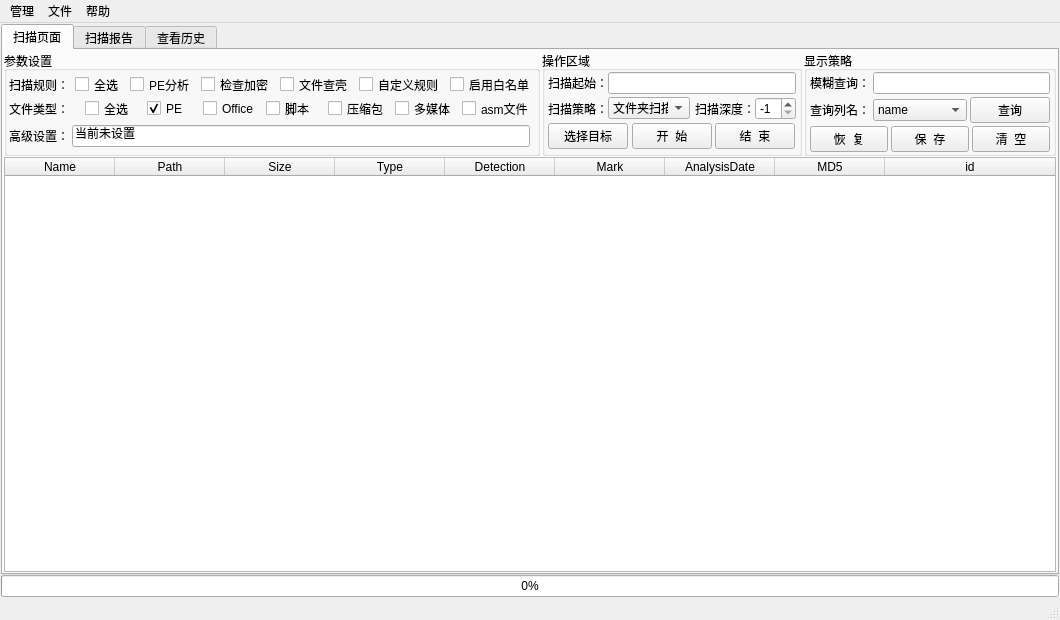
<?xml version="1.0" encoding="UTF-8"?>
<ui version="4.0">
 <class>MainWindow</class>
 <widget class="QMainWindow" name="MainWindow">
  <property name="geometry">
   <rect>
    <x>0</x>
    <y>0</y>
    <width>1060</width>
    <height>620</height>
   </rect>
  </property>
  <property name="windowTitle">
   <string>Static Malware Analysis &amp; Report Tool</string>
  </property>
  <widget class="QWidget" name="centralwidget">
   <layout class="QVBoxLayout" name="verticalLayout_2">
    <property name="leftMargin">
     <number>1</number>
    </property>
    <property name="topMargin">
     <number>1</number>
    </property>
    <property name="rightMargin">
     <number>1</number>
    </property>
    <property name="bottomMargin">
     <number>1</number>
    </property>
    <item>
     <layout class="QVBoxLayout" name="verticalLayout">
      <property name="spacing">
       <number>0</number>
      </property>
      <item>
       <widget class="QTabWidget" name="tabWidget">
        <property name="currentIndex">
         <number>0</number>
        </property>
        <widget class="QWidget" name="tab">
         <attribute name="title">
          <string>扫描页面</string>
         </attribute>
         <layout class="QVBoxLayout" name="verticalLayout_4">
          <property name="leftMargin">
           <number>1</number>
          </property>
          <property name="topMargin">
           <number>1</number>
          </property>
          <property name="rightMargin">
           <number>1</number>
          </property>
          <property name="bottomMargin">
           <number>1</number>
          </property>
          <item>
           <layout class="QVBoxLayout" name="verticalLayout_3">
            <property name="spacing">
             <number>1</number>
            </property>
            <item>
             <layout class="QHBoxLayout" name="horizontalLayout_9" stretch="6,3,3">
              <property name="spacing">
               <number>2</number>
              </property>
              <item>
               <widget class="QGroupBox" name="groupBox_4">
                <property name="maximumSize">
                 <size>
                  <width>16777215</width>
                  <height>200</height>
                 </size>
                </property>
                <property name="title">
                 <string>参数设置</string>
                </property>
                <layout class="QVBoxLayout" name="verticalLayout_6">
                 <property name="spacing">
                  <number>3</number>
                 </property>
                 <property name="leftMargin">
                  <number>1</number>
                 </property>
                 <property name="topMargin">
                  <number>1</number>
                 </property>
                 <property name="rightMargin">
                  <number>1</number>
                 </property>
                 <property name="bottomMargin">
                  <number>1</number>
                 </property>
                 <item>
                  <layout class="QHBoxLayout" name="horizontalLayout_7" stretch="2,1,1,1,1,1,1">
                   <property name="spacing">
                    <number>6</number>
                   </property>
                   <property name="leftMargin">
                    <number>1</number>
                   </property>
                   <property name="topMargin">
                    <number>1</number>
                   </property>
                   <property name="rightMargin">
                    <number>1</number>
                   </property>
                   <property name="bottomMargin">
                    <number>1</number>
                   </property>
                   <item>
                    <widget class="QLabel" name="label_4">
                     <property name="maximumSize">
                      <size>
                       <width>70</width>
                       <height>15</height>
                      </size>
                     </property>
                     <property name="text">
                      <string>扫描规则：</string>
                     </property>
                    </widget>
                   </item>
                   <item>
                    <widget class="QCheckBox" name="CBRuleAll">
                     <property name="maximumSize">
                      <size>
                       <width>80</width>
                       <height>15</height>
                      </size>
                     </property>
                     <property name="text">
                      <string>全选</string>
                     </property>
                     <property name="checked">
                      <bool>false</bool>
                     </property>
                    </widget>
                   </item>
                   <item>
                    <widget class="QCheckBox" name="CBRulePE">
                     <property name="maximumSize">
                      <size>
                       <width>100</width>
                       <height>15</height>
                      </size>
                     </property>
                     <property name="text">
                      <string>PE分析</string>
                     </property>
                    </widget>
                   </item>
                   <item>
                    <widget class="QCheckBox" name="CBRuleCrypto">
                     <property name="maximumSize">
                      <size>
                       <width>120</width>
                       <height>15</height>
                      </size>
                     </property>
                     <property name="text">
                      <string>检查加密</string>
                     </property>
                    </widget>
                   </item>
                   <item>
                    <widget class="QCheckBox" name="CBRulePack">
                     <property name="maximumSize">
                      <size>
                       <width>120</width>
                       <height>15</height>
                      </size>
                     </property>
                     <property name="text">
                      <string>文件查壳</string>
                     </property>
                    </widget>
                   </item>
                   <item>
                    <widget class="QCheckBox" name="CBRuleSelf">
                     <property name="maximumSize">
                      <size>
                       <width>140</width>
                       <height>15</height>
                      </size>
                     </property>
                     <property name="text">
                      <string>自定义规则</string>
                     </property>
                    </widget>
                   </item>
                   <item>
                    <widget class="QCheckBox" name="CBRuleWL">
                     <property name="maximumSize">
                      <size>
                       <width>140</width>
                       <height>15</height>
                      </size>
                     </property>
                     <property name="text">
                      <string>启用白名单</string>
                     </property>
                    </widget>
                   </item>
                  </layout>
                 </item>
                 <item>
                  <layout class="QHBoxLayout" name="horizontalLayout_6" stretch="2,1,1,1,1,1,1,1">
                   <property name="spacing">
                    <number>6</number>
                   </property>
                   <property name="leftMargin">
                    <number>1</number>
                   </property>
                   <property name="topMargin">
                    <number>1</number>
                   </property>
                   <property name="rightMargin">
                    <number>2</number>
                   </property>
                   <property name="bottomMargin">
                    <number>1</number>
                   </property>
                   <item>
                    <widget class="QLabel" name="label_3">
                     <property name="maximumSize">
                      <size>
                       <width>70</width>
                       <height>15</height>
                      </size>
                     </property>
                     <property name="text">
                      <string>文件类型：</string>
                     </property>
                    </widget>
                   </item>
                   <item>
                    <widget class="QCheckBox" name="CBTypeAll">
                     <property name="maximumSize">
                      <size>
                       <width>80</width>
                       <height>15</height>
                      </size>
                     </property>
                     <property name="text">
                      <string>全选</string>
                     </property>
                     <property name="checked">
                      <bool>false</bool>
                     </property>
                    </widget>
                   </item>
                   <item>
                    <widget class="QCheckBox" name="CBTypePE">
                     <property name="maximumSize">
                      <size>
                       <width>50</width>
                       <height>15</height>
                      </size>
                     </property>
                     <property name="text">
                      <string>PE</string>
                     </property>
                     <property name="checked">
                      <bool>true</bool>
                     </property>
                    </widget>
                   </item>
                   <item>
                    <widget class="QCheckBox" name="CBTypeOffice">
                     <property name="maximumSize">
                      <size>
                       <width>100</width>
                       <height>15</height>
                      </size>
                     </property>
                     <property name="text">
                      <string>Office</string>
                     </property>
                    </widget>
                   </item>
                   <item>
                    <widget class="QCheckBox" name="CBTypeShell">
                     <property name="maximumSize">
                      <size>
                       <width>80</width>
                       <height>15</height>
                      </size>
                     </property>
                     <property name="text">
                      <string>脚本</string>
                     </property>
                    </widget>
                   </item>
                   <item>
                    <widget class="QCheckBox" name="CBTypeZip">
                     <property name="maximumSize">
                      <size>
                       <width>95</width>
                       <height>15</height>
                      </size>
                     </property>
                     <property name="text">
                      <string>压缩包</string>
                     </property>
                    </widget>
                   </item>
                   <item>
                    <widget class="QCheckBox" name="CBTypeMedia">
                     <property name="maximumSize">
                      <size>
                       <width>95</width>
                       <height>15</height>
                      </size>
                     </property>
                     <property name="text">
                      <string>多媒体</string>
                     </property>
                    </widget>
                   </item>
                   <item>
                    <widget class="QCheckBox" name="CBTypeAsm">
                     <property name="maximumSize">
                      <size>
                       <width>110</width>
                       <height>15</height>
                      </size>
                     </property>
                     <property name="text">
                      <string>asm文件</string>
                     </property>
                    </widget>
                   </item>
                  </layout>
                 </item>
                 <item>
                  <layout class="QHBoxLayout" name="horizontalLayout">
                   <property name="leftMargin">
                    <number>1</number>
                   </property>
                   <property name="topMargin">
                    <number>1</number>
                   </property>
                   <property name="rightMargin">
                    <number>6</number>
                   </property>
                   <property name="bottomMargin">
                    <number>1</number>
                   </property>
                   <item>
                    <widget class="QLabel" name="label_5">
                     <property name="maximumSize">
                      <size>
                       <width>70</width>
                       <height>15</height>
                      </size>
                     </property>
                     <property name="text">
                      <string>高级设置：</string>
                     </property>
                    </widget>
                   </item>
                   <item>
                    <widget class="QLineEdit" name="lineEditAdvSet">
                     <property name="text">
                      <string>当前未设置</string>
                     </property>
                    </widget>
                   </item>
                  </layout>
                 </item>
                </layout>
               </widget>
              </item>
              <item>
               <widget class="QGroupBox" name="groupBox_3">
                <property name="sizePolicy">
                 <sizepolicy hsizetype="Preferred" vsizetype="Preferred">
                  <horstretch>0</horstretch>
                  <verstretch>0</verstretch>
                 </sizepolicy>
                </property>
                <property name="minimumSize">
                 <size>
                  <width>260</width>
                  <height>100</height>
                 </size>
                </property>
                <property name="maximumSize">
                 <size>
                  <width>16777215</width>
                  <height>200</height>
                 </size>
                </property>
                <property name="title">
                 <string>操作区域</string>
                </property>
                <layout class="QVBoxLayout" name="verticalLayout_5">
                 <property name="spacing">
                  <number>3</number>
                 </property>
                 <property name="leftMargin">
                  <number>3</number>
                 </property>
                 <property name="topMargin">
                  <number>1</number>
                 </property>
                 <property name="rightMargin">
                  <number>3</number>
                 </property>
                 <property name="bottomMargin">
                  <number>1</number>
                 </property>
                 <item>
                  <layout class="QHBoxLayout" name="horizontalLayout_3">
                   <property name="spacing">
                    <number>0</number>
                   </property>
                   <item>
                    <widget class="QLabel" name="label">
                     <property name="maximumSize">
                      <size>
                       <width>60</width>
                       <height>16777215</height>
                      </size>
                     </property>
                     <property name="text">
                      <string>扫描起始：</string>
                     </property>
                    </widget>
                   </item>
                   <item>
                    <widget class="QLineEdit" name="lineEditScanStart">
                     <property name="sizePolicy">
                      <sizepolicy hsizetype="Preferred" vsizetype="Fixed">
                       <horstretch>0</horstretch>
                       <verstretch>0</verstretch>
                      </sizepolicy>
                     </property>
                    </widget>
                   </item>
                  </layout>
                 </item>
                 <item>
                  <layout class="QHBoxLayout" name="horizontalLayout_4">
                   <property name="spacing">
                    <number>0</number>
                   </property>
                   <item>
                    <widget class="QLabel" name="label_2">
                     <property name="maximumSize">
                      <size>
                       <width>60</width>
                       <height>16777215</height>
                      </size>
                     </property>
                     <property name="text">
                      <string>扫描策略：</string>
                     </property>
                    </widget>
                   </item>
                   <item>
                    <widget class="QComboBox" name="comboBox">
                     <property name="minimumSize">
                      <size>
                       <width>0</width>
                       <height>21</height>
                      </size>
                     </property>
                     <property name="toolTip">
                      <string>设置扫描策略</string>
                     </property>
                     <item>
                      <property name="text">
                       <string>文件夹扫描</string>
                      </property>
                     </item>
                     <item>
                      <property name="text">
                       <string>多文件扫描</string>
                      </property>
                     </item>
                    </widget>
                   </item>
                   <item>
                    <spacer name="horizontalSpacer">
                     <property name="orientation">
                      <enum>Qt::Horizontal</enum>
                     </property>
                     <property name="sizeType">
                      <enum>QSizePolicy::Fixed</enum>
                     </property>
                     <property name="sizeHint" stdset="0">
                      <size>
                       <width>5</width>
                       <height>20</height>
                      </size>
                     </property>
                    </spacer>
                   </item>
                   <item>
                    <widget class="QLabel" name="label_6">
                     <property name="maximumSize">
                      <size>
                       <width>60</width>
                       <height>16777215</height>
                      </size>
                     </property>
                     <property name="toolTip">
                      <string>文件夹扫描深度设置，-1时全部扫描</string>
                     </property>
                     <property name="statusTip">
                      <string/>
                     </property>
                     <property name="whatsThis">
                      <string/>
                     </property>
                     <property name="text">
                      <string>扫描深度：</string>
                     </property>
                    </widget>
                   </item>
                   <item>
                    <widget class="QSpinBox" name="spinBox">
                     <property name="toolTip">
                      <string>文件夹扫描深度设置，-1时全部扫描</string>
                     </property>
                     <property name="suffix">
                      <string/>
                     </property>
                     <property name="prefix">
                      <string/>
                     </property>
                     <property name="minimum">
                      <number>-1</number>
                     </property>
                     <property name="value">
                      <number>-1</number>
                     </property>
                    </widget>
                   </item>
                  </layout>
                 </item>
                 <item>
                  <layout class="QHBoxLayout" name="horizontalLayout_5" stretch="0,0,0,0,0,0,0">
                   <item>
                    <spacer name="horizontalSpacer_4">
                     <property name="orientation">
                      <enum>Qt::Horizontal</enum>
                     </property>
                     <property name="sizeHint" stdset="0">
                      <size>
                       <width>40</width>
                       <height>20</height>
                      </size>
                     </property>
                    </spacer>
                   </item>
                   <item>
                    <widget class="QPushButton" name="PB_SelectFolder">
                     <property name="maximumSize">
                      <size>
                       <width>16777215</width>
                       <height>16777215</height>
                      </size>
                     </property>
                     <property name="text">
                      <string>选择目标</string>
                     </property>
                    </widget>
                   </item>
                   <item>
                    <spacer name="horizontalSpacer_3">
                     <property name="orientation">
                      <enum>Qt::Horizontal</enum>
                     </property>
                     <property name="sizeHint" stdset="0">
                      <size>
                       <width>40</width>
                       <height>20</height>
                      </size>
                     </property>
                    </spacer>
                   </item>
                   <item>
                    <widget class="QPushButton" name="PB_Start">
                     <property name="text">
                      <string>开  始</string>
                     </property>
                    </widget>
                   </item>
                   <item>
                    <spacer name="horizontalSpacer_2">
                     <property name="orientation">
                      <enum>Qt::Horizontal</enum>
                     </property>
                     <property name="sizeHint" stdset="0">
                      <size>
                       <width>40</width>
                       <height>20</height>
                      </size>
                     </property>
                    </spacer>
                   </item>
                   <item>
                    <widget class="QPushButton" name="PB_End">
                     <property name="text">
                      <string>结  束</string>
                     </property>
                    </widget>
                   </item>
                   <item>
                    <spacer name="horizontalSpacer_5">
                     <property name="orientation">
                      <enum>Qt::Horizontal</enum>
                     </property>
                     <property name="sizeHint" stdset="0">
                      <size>
                       <width>40</width>
                       <height>20</height>
                      </size>
                     </property>
                    </spacer>
                   </item>
                  </layout>
                 </item>
                </layout>
               </widget>
              </item>
              <item>
               <widget class="QGroupBox" name="groupBox">
                <property name="sizePolicy">
                 <sizepolicy hsizetype="Preferred" vsizetype="Preferred">
                  <horstretch>0</horstretch>
                  <verstretch>0</verstretch>
                 </sizepolicy>
                </property>
                <property name="minimumSize">
                 <size>
                  <width>200</width>
                  <height>0</height>
                 </size>
                </property>
                <property name="title">
                 <string>显示策略</string>
                </property>
                <layout class="QVBoxLayout" name="verticalLayout_7">
                 <property name="spacing">
                  <number>3</number>
                 </property>
                 <property name="leftMargin">
                  <number>3</number>
                 </property>
                 <property name="topMargin">
                  <number>1</number>
                 </property>
                 <property name="rightMargin">
                  <number>3</number>
                 </property>
                 <property name="bottomMargin">
                  <number>1</number>
                 </property>
                 <item>
                  <layout class="QHBoxLayout" name="horizontalLayout_8">
                   <item>
                    <widget class="QLabel" name="label_7">
                     <property name="text">
                      <string>模糊查询：</string>
                     </property>
                    </widget>
                   </item>
                   <item>
                    <widget class="QLineEdit" name="lineEditSelect"/>
                   </item>
                  </layout>
                 </item>
                 <item>
                  <layout class="QHBoxLayout" name="horizontalLayout_10">
                   <item>
                    <widget class="QLabel" name="label_8">
                     <property name="text">
                      <string>查询列名：</string>
                     </property>
                    </widget>
                   </item>
                   <item>
                    <widget class="QComboBox" name="comboBox_2">
                     <property name="sizePolicy">
                      <sizepolicy hsizetype="Expanding" vsizetype="Fixed">
                       <horstretch>0</horstretch>
                       <verstretch>0</verstretch>
                      </sizepolicy>
                     </property>
                     <property name="minimumSize">
                      <size>
                       <width>0</width>
                       <height>21</height>
                      </size>
                     </property>
                     <item>
                      <property name="text">
                       <string>name</string>
                      </property>
                     </item>
                     <item>
                      <property name="text">
                       <string>type</string>
                      </property>
                     </item>
                     <item>
                      <property name="text">
                       <string>md5</string>
                      </property>
                     </item>
                    </widget>
                   </item>
                   <item>
                    <widget class="QPushButton" name="PB_Select">
                     <property name="text">
                      <string>查询</string>
                     </property>
                    </widget>
                   </item>
                  </layout>
                 </item>
                 <item>
                  <layout class="QHBoxLayout" name="horizontalLayout_2">
                   <item>
                    <spacer name="horizontalSpacer_7">
                     <property name="orientation">
                      <enum>Qt::Horizontal</enum>
                     </property>
                     <property name="sizeHint" stdset="0">
                      <size>
                       <width>40</width>
                       <height>20</height>
                      </size>
                     </property>
                    </spacer>
                   </item>
                   <item>
                    <widget class="QPushButton" name="PB_Recover">
                     <property name="text">
                      <string>恢  复</string>
                     </property>
                    </widget>
                   </item>
                   <item>
                    <spacer name="horizontalSpacer_8">
                     <property name="orientation">
                      <enum>Qt::Horizontal</enum>
                     </property>
                     <property name="sizeHint" stdset="0">
                      <size>
                       <width>40</width>
                       <height>20</height>
                      </size>
                     </property>
                    </spacer>
                   </item>
                   <item>
                    <widget class="QPushButton" name="PB_Store">
                     <property name="text">
                      <string>保  存</string>
                     </property>
                    </widget>
                   </item>
                   <item>
                    <spacer name="horizontalSpacer_9">
                     <property name="orientation">
                      <enum>Qt::Horizontal</enum>
                     </property>
                     <property name="sizeHint" stdset="0">
                      <size>
                       <width>40</width>
                       <height>20</height>
                      </size>
                     </property>
                    </spacer>
                   </item>
                   <item>
                    <widget class="QPushButton" name="PB_Clear">
                     <property name="text">
                      <string>清  空</string>
                     </property>
                    </widget>
                   </item>
                   <item>
                    <spacer name="horizontalSpacer_10">
                     <property name="orientation">
                      <enum>Qt::Horizontal</enum>
                     </property>
                     <property name="sizeHint" stdset="0">
                      <size>
                       <width>40</width>
                       <height>20</height>
                      </size>
                     </property>
                    </spacer>
                   </item>
                  </layout>
                 </item>
                </layout>
               </widget>
              </item>
             </layout>
            </item>
            <item>
             <widget class="QTableWidget" name="tableWidget">
              <property name="minimumSize">
               <size>
                <width>450</width>
                <height>280</height>
               </size>
              </property>
              <property name="toolTip">
               <string/>
              </property>
              <property name="editTriggers">
               <set>QAbstractItemView::NoEditTriggers</set>
              </property>
              <property name="showGrid">
               <bool>false</bool>
              </property>
              <property name="rowCount">
               <number>0</number>
              </property>
              <property name="columnCount">
               <number>9</number>
              </property>
              <attribute name="horizontalHeaderDefaultSectionSize">
               <number>110</number>
              </attribute>
              <attribute name="horizontalHeaderHighlightSections">
               <bool>false</bool>
              </attribute>
              <attribute name="horizontalHeaderStretchLastSection">
               <bool>true</bool>
              </attribute>
              <attribute name="verticalHeaderHighlightSections">
               <bool>false</bool>
              </attribute>
              <column>
               <property name="text">
                <string>Name</string>
               </property>
              </column>
              <column>
               <property name="text">
                <string>Path</string>
               </property>
              </column>
              <column>
               <property name="text">
                <string>Size</string>
               </property>
              </column>
              <column>
               <property name="text">
                <string>Type</string>
               </property>
              </column>
              <column>
               <property name="text">
                <string>Detection</string>
               </property>
              </column>
              <column>
               <property name="text">
                <string>Mark</string>
               </property>
              </column>
              <column>
               <property name="text">
                <string>AnalysisDate</string>
               </property>
              </column>
              <column>
               <property name="text">
                <string>MD5</string>
               </property>
              </column>
              <column>
               <property name="text">
                <string>id</string>
               </property>
              </column>
             </widget>
            </item>
           </layout>
          </item>
         </layout>
        </widget>
        <widget class="QWidget" name="tab_2">
         <attribute name="title">
          <string>扫描报告</string>
         </attribute>
         <layout class="QVBoxLayout" name="verticalLayout_8">
          <item>
           <widget class="QTextEdit" name="textEdit"/>
          </item>
          <item>
           <layout class="QHBoxLayout" name="horizontalLayout_11">
            <item>
             <spacer name="horizontalSpacer_6">
              <property name="orientation">
               <enum>Qt::Horizontal</enum>
              </property>
              <property name="sizeHint" stdset="0">
               <size>
                <width>40</width>
                <height>20</height>
               </size>
              </property>
             </spacer>
            </item>
            <item>
             <widget class="QPushButton" name="PB_KeepLog">
              <property name="text">
               <string>保存报告</string>
              </property>
             </widget>
            </item>
            <item>
             <widget class="QPushButton" name="PB_ClearLog">
              <property name="text">
               <string>清空内容</string>
              </property>
             </widget>
            </item>
           </layout>
          </item>
         </layout>
        </widget>
        <widget class="QWidget" name="tab_3">
         <attribute name="title">
          <string>查看历史</string>
         </attribute>
         <layout class="QVBoxLayout" name="verticalLayout_9" stretch="0,3">
          <item>
           <layout class="QHBoxLayout" name="horizontalLayout_12" stretch="3,1">
            <item>
             <widget class="QCalendarWidget" name="calendarWidget"/>
            </item>
            <item>
             <widget class="QGroupBox" name="groupBox_2">
              <property name="title">
               <string>显示策略</string>
              </property>
              <layout class="QVBoxLayout" name="verticalLayout_10">
               <item>
                <layout class="QHBoxLayout" name="horizontalLayout_13">
                 <item>
                  <widget class="QLabel" name="label_9">
                   <property name="text">
                    <string>模糊查询：</string>
                   </property>
                  </widget>
                 </item>
                 <item>
                  <widget class="QLineEdit" name="LE_FuzzyHistory"/>
                 </item>
                </layout>
               </item>
               <item>
                <layout class="QHBoxLayout" name="horizontalLayout_14">
                 <item>
                  <widget class="QLabel" name="label_10">
                   <property name="text">
                    <string>查询列名：</string>
                   </property>
                  </widget>
                 </item>
                 <item>
                  <widget class="QComboBox" name="comboBox_3">
                   <property name="sizePolicy">
                    <sizepolicy hsizetype="Expanding" vsizetype="Fixed">
                     <horstretch>0</horstretch>
                     <verstretch>0</verstretch>
                    </sizepolicy>
                   </property>
                   <item>
                    <property name="text">
                     <string>name</string>
                    </property>
                   </item>
                   <item>
                    <property name="text">
                     <string>type</string>
                    </property>
                   </item>
                   <item>
                    <property name="text">
                     <string>md5</string>
                    </property>
                   </item>
                  </widget>
                 </item>
                </layout>
               </item>
               <item>
                <layout class="QHBoxLayout" name="horizontalLayout_15">
                 <item>
                  <spacer name="horizontalSpacer_11">
                   <property name="orientation">
                    <enum>Qt::Horizontal</enum>
                   </property>
                   <property name="sizeHint" stdset="0">
                    <size>
                     <width>40</width>
                     <height>20</height>
                    </size>
                   </property>
                  </spacer>
                 </item>
                 <item>
                  <widget class="QPushButton" name="PB_SelectHistory">
                   <property name="text">
                    <string>查询记录</string>
                   </property>
                  </widget>
                 </item>
                </layout>
               </item>
              </layout>
             </widget>
            </item>
           </layout>
          </item>
          <item>
           <widget class="QTableWidget" name="tableWidget_2">
            <attribute name="horizontalHeaderDefaultSectionSize">
             <number>110</number>
            </attribute>
            <attribute name="horizontalHeaderStretchLastSection">
             <bool>true</bool>
            </attribute>
            <column>
             <property name="text">
              <string>Name</string>
             </property>
            </column>
            <column>
             <property name="text">
              <string>Path</string>
             </property>
            </column>
            <column>
             <property name="text">
              <string>Size</string>
             </property>
            </column>
            <column>
             <property name="text">
              <string>Type</string>
             </property>
            </column>
            <column>
             <property name="text">
              <string>Detection</string>
             </property>
            </column>
            <column>
             <property name="text">
              <string>mark</string>
             </property>
            </column>
            <column>
             <property name="text">
              <string>Date</string>
             </property>
            </column>
            <column>
             <property name="text">
              <string>MD5</string>
             </property>
            </column>
           </widget>
          </item>
         </layout>
        </widget>
       </widget>
      </item>
      <item>
       <widget class="QProgressBar" name="progressBar">
        <property name="value">
         <number>0</number>
        </property>
       </widget>
      </item>
     </layout>
    </item>
   </layout>
  </widget>
  <widget class="QMenuBar" name="menubar">
   <property name="geometry">
    <rect>
     <x>0</x>
     <y>0</y>
     <width>1060</width>
     <height>23</height>
    </rect>
   </property>
   <widget class="QMenu" name="menu">
    <property name="title">
     <string>管理</string>
    </property>
    <addaction name="AC_Check"/>
    <addaction name="separator"/>
    <addaction name="AC_Setting"/>
   </widget>
   <widget class="QMenu" name="menu_2">
    <property name="title">
     <string>文件</string>
    </property>
    <addaction name="AC_Loadcfg"/>
    <addaction name="AC_OutLog"/>
   </widget>
   <widget class="QMenu" name="menu_4">
    <property name="title">
     <string>帮助</string>
    </property>
    <addaction name="AC_Info"/>
    <addaction name="AC_About"/>
    <addaction name="AC_Author"/>
   </widget>
   <addaction name="menu"/>
   <addaction name="menu_2"/>
   <addaction name="menu_4"/>
  </widget>
  <widget class="QStatusBar" name="statusbar"/>
  <action name="AC_Check">
   <property name="text">
    <string>检查配置</string>
   </property>
  </action>
  <action name="AC_Setting">
   <property name="text">
    <string>软件设置</string>
   </property>
  </action>
  <action name="AC_Loadcfg">
   <property name="text">
    <string>读取配置</string>
   </property>
  </action>
  <action name="AC_Info">
   <property name="text">
    <string>版本信息</string>
   </property>
  </action>
  <action name="AC_About">
   <property name="text">
    <string>关于软件</string>
   </property>
  </action>
  <action name="AC_Author">
   <property name="text">
    <string>联系作者</string>
   </property>
  </action>
  <action name="AC_OutLog">
   <property name="text">
    <string>导出日志</string>
   </property>
  </action>
  <action name="action_9">
   <property name="text">
    <string>软件设置</string>
   </property>
  </action>
 </widget>
 <resources/>
 <connections/>
</ui>
